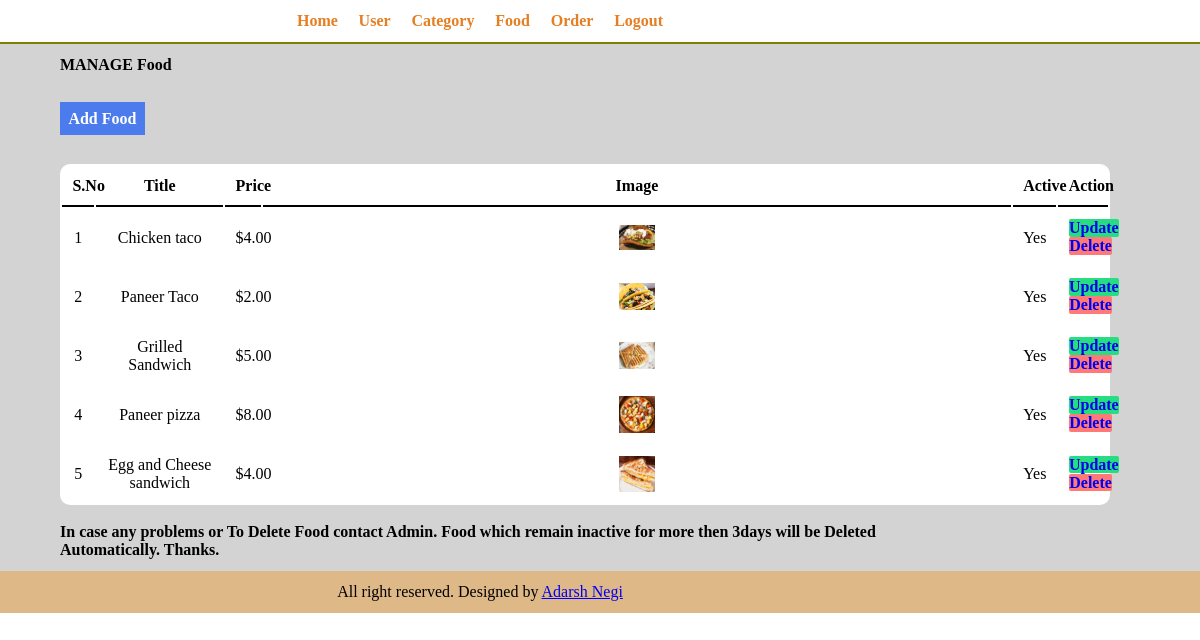
The app's page /restaurant/admin/manage-food.php (signed in) with its own data.
### tables this page shows
CREATE TABLE `tbl_food` (
  `id` int(10) UNSIGNED NOT NULL,
  `title` varchar(100) NOT NULL,
  `description` text NOT NULL,
  `price` decimal(10,2) NOT NULL,
  `image_name` varchar(255) NOT NULL,
  `category_id` int(10) UNSIGNED NOT NULL,
  `active` varchar(10) NOT NULL
);

### restaurant/admin/manage-food.php (the view, shortened to what this page needs)
<?php
    include("parts/menu.php");
?>
    <div class="main-content">
        <div class="wrapper">
            <strong>MANAGE Food</strong>
            <br><br><br>
            <a class="btn" href="<?php echo SITEURL;?>/main/add-food.php">Add Food</a>
            <br><br><br>
            <table class="table-adm">
                <tr>
                    <th>S.No</td>
                    <th>Title</td>
                    <th>Price</th>
                    <th>Image</th>
                    <th>Active</th>
                    <th>Action</th>
                </tr>
            <?php
                $sql="SELECT * FROM tbl_food";
                $res=mysqli_query($conn,$sql);
                $sn=1;
                if($res==TRUE)
                {
                    $count=mysqli_num_rows($res);
                    if($count>0)
                    {
                        while($row=mysqli_fetch_assoc($res))
                        {
                            $id=$row['id'];
                            $title=$row['title'];
                            $price=$row['price'];
                            $image_name=$row['image_name'];
                            $active=$row['active'];
                        ?>
                        <tr>
                            <td><?php echo $sn++; ?></td>
                            <td><?php echo $title; ?></td>
                            <td>$<?php echo $price; ?></td>
                            <td>
                            <?php
                                        if($image_name!="")
                                        {
                                            ?>
                                            <img src="<?php echo SITEURL;?>/images/category/<?php echo $image_name;?>" width="5%">
                                            <?php
                                        }
                                        else
                                        {
                                            echo "No image";
                                        }
                                    ?>
                            </td>
                            <td><?php echo $active; ?></td>
                            <td><a onclick="return confirm('are you sure you want to Update details?')" class="btn-primary" href="<?php echo SITEURL;?>/admin/update-food.php?id=<?php echo $id?>">Update</a><br>
                                <a onclick="return confirm('are you sure you want to update details?')" class="btn-secondary" href="<?php echo SITEURL;?>/admin/delete-food.php?id=<?php echo $id?>">Delete</a>
                            </td>
                        </tr>
                        <?php
                        }
                    }
                    else
                    {
                        echo "<div class='fail text-center'>No Food Added</div>";
                    }
                }
            ?>
            </table>
            <br>
            <p><b>In case any problems or To Delete Food contact Admin. Food which remain inactive for more then 3days will be Deleted Automatically. Thanks.</b></p>
        </div>
    </div>
<?php include("parts/footer.php")?>

### restaurant/css/admin.css (style rules this page uses)
* { margin: 0 0; padding: 0 0; }
.wrapper { padding: 1%; margin: 0 4%; width: 70%; }
.main-content { background-color: lightgray; }
.btn { padding: 1%; background-color: #4b7bec; text-decoration: none; color: white; font-weight: bold; }
.table-adm { background-color: white; border-radius: 10px; width: 125%; }
table tr th { padding: 1%; margin: 1%; border-bottom: 2px solid black; }
table tr td { padding: 1%; text-align: center; }
.btn-primary { text-decoration: none; padding: 1%; background-color: #26de81; font-weight: bold; border-radius: 2px; }
.btn-secondary { text-decoration: none; padding: 1%; background-color: #ff7979; font-weight: bold; border-radius: 2px; margin: 0 1%; }

### records on screen
tbl_food: title "Chicken taco", price "4.00", image_name (picture), active "Yes"
tbl_food: title "Paneer Taco", price "2.00", image_name (picture), active "Yes"
tbl_food: title "Grilled Sandwich", price "5.00", image_name (picture), active "Yes"
tbl_food: title "Paneer pizza", price "8.00", image_name (picture), active "Yes"
tbl_food: title "Egg and Cheese sandwich", price "4.00", image_name (picture), active "Yes"
